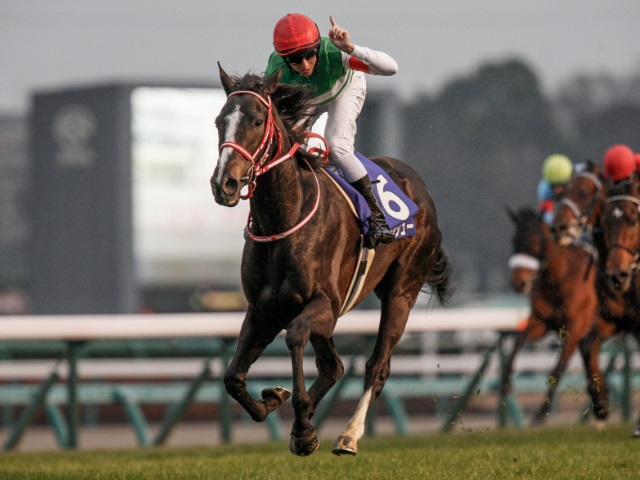
#> input picture 1_BasicImageProcessing/LysGracieux_Arima.jpg, 640 x 480 px
$ jupyter execute --allow-errors BasicImageProcessing.ipynb
#> lines starting #> are read from the running program, lines starting #| are printed output that depends on the picture; after the words box and inside, x2 and y2 are one past the last pixel; in counts of white or black regions, pixels touching at a corner belong together
# 画像処理基礎

## 0. Python+OpenCVのプログラミング環境構築

[cell 1]
import cv2

print("Python + OpenCV environment OK!")

## 1. Numpyを使った行列の四則演算

[cell 2]
import numpy as np

A = np.array([[1, 2], [3, 4]])
B = np.array([[5, 6], [7, 8]])

print(A+B) ## 和
print(A-B) ## 差
print(2*A) ## 積
print(A/2) ## 商
print(A@B) ## 行列積

## 2. 画像の表示，縮小拡大，回転，二値化

### 2-1. 画像の表示

[cell 3]
def read(path):
#> called with path = './LysGracieux_Arima.jpg'
    img = cv2.imread(path)
#> img is the input picture: shape (480, 640, 3); mean B, G, R 100, 108, 114.9
    img = cv2.cvtColor(img, cv2.COLOR_BGR2RGB)

    return img

[cell 4]
def display(img):
    plt.imshow(img)
    plt.show()

[cell 5]
import cv2
import matplotlib.pyplot as plt

img = read("./LysGracieux_Arima.jpg")
display(img)

## 2-2. 画像の縮小拡大

[cell 6]
def scaling(img, rate):
#> called with rate = 0.5
    height = int(img.shape[0]*rate)
#> height = 240
    width = int(img.shape[1]*rate)
#> width = 320
    scaling_img = cv2.resize(img, (width, height))

    return scaling_img

[cell 7]
# reduction

scaling_img = scaling(img, rate=0.5)
display(scaling_img)

[cell 8]
# expansion

scaling_img = scaling(img, rate=2)
display(scaling_img)

## 2-3. 画像の回転

[cell 9]
def rotation(img, angle, scale=1):
#> called with angle = 45, scale = 0.6
    height = img.shape[0]
#> height = 480
    width = img.shape[1]
#> width = 640
    center = (int(width/2), int(height/2))
#> center = (320, 240)
    trans = cv2.getRotationMatrix2D(center, angle , scale)
    rotation_img = cv2.warpAffine(img, trans, (width,height))
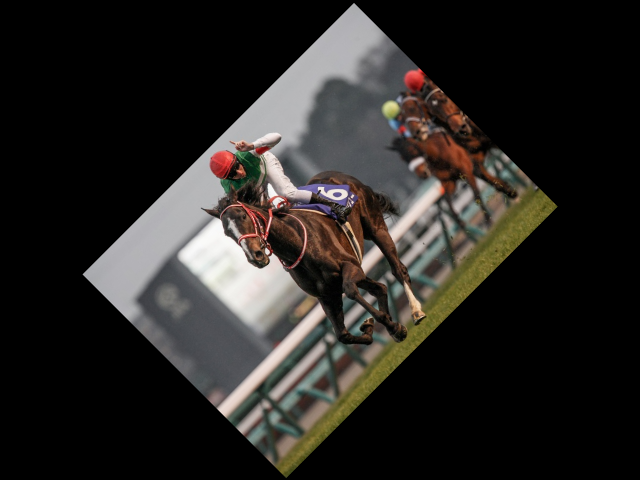
#> rotation_img: shape (480, 640, 3); mean R, G, B 41.4, 38.9, 36

    return rotation_img

[cell 10]
# 45 degree rotation

rotation_img = rotation(img, angle=45, scale=0.6)
display(rotation_img)

[cell 11]
# 90 degree rotation

rotation_img = rotation(img, angle=90, scale=0.75)
#> call 2 of rotation, with angle = 90, scale = 0.75
#> in rotation (call 2), `rotation_img = cv2.warpAffine(img, trans, (width,height))`:
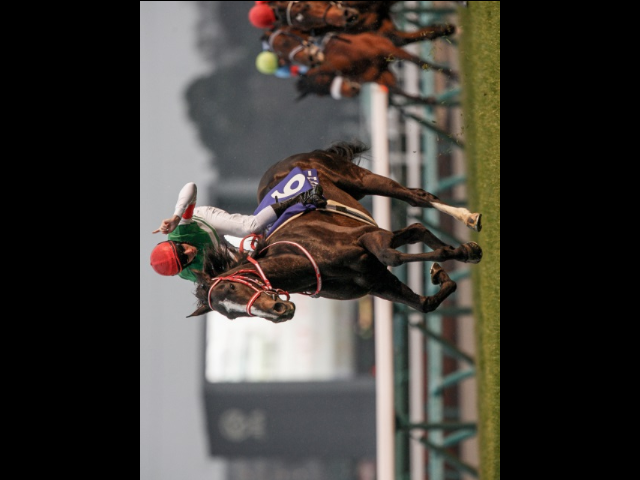
#> rotation_img: shape (480, 640, 3); mean R, G, B 64.5, 60.6, 56.2
display(rotation_img)

### 2-4. 画像の二値化

[cell 12]
img_gray = cv2.cvtColor(img, cv2.COLOR_RGB2GRAY)
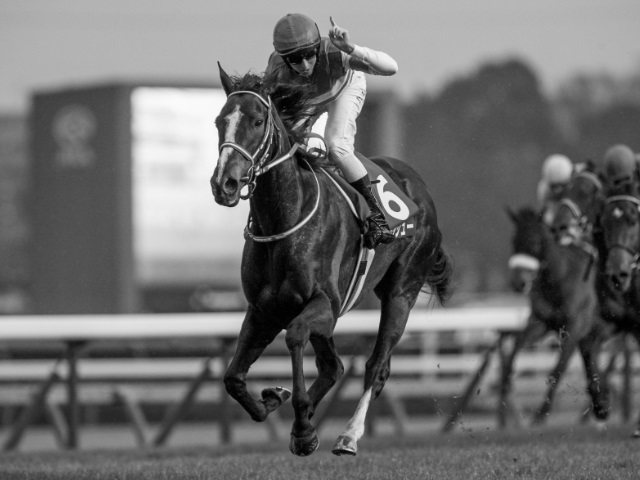
#> img_gray: shape (480, 640); min 0, max 253, mean 109.2
threshold, img_2 = cv2.threshold(img_gray, 0, 255, cv2.THRESH_OTSU)
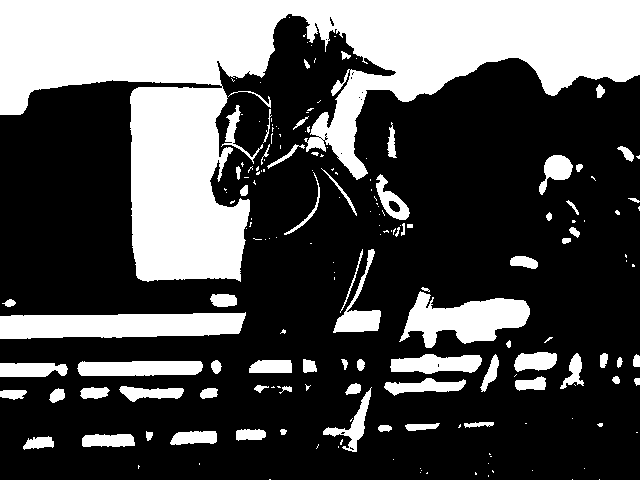
#> img_2: shape (480, 640); 31.7% white; 185 white regions (112 under 20 px), largest, box (x1, y1, x2, y2) and area: (0, 0, 640, 282) 69914, (0, 312, 246, 339) 5469, (399, 291, 530, 348) 4055
#> threshold = 128
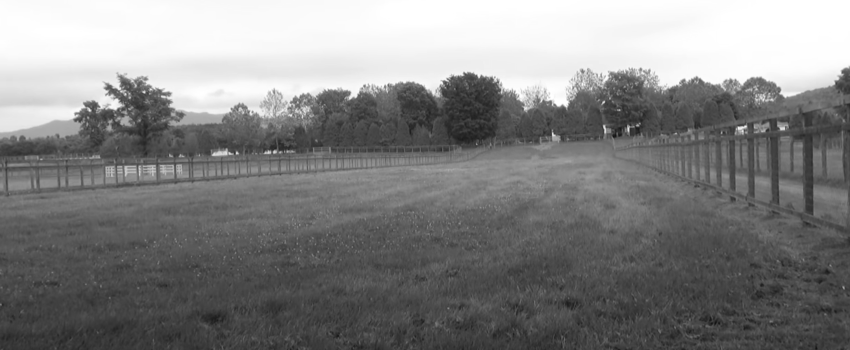
#> input picture 1_BasicImageProcessing/difference_img_data/0.png, 1700 x 700 px (shown at 1/2 size)
plt.imshow(img_2)
plt.gray()
plt.show()

## 3. 差分画像の作成

[cell 13]
import cv2
import numpy as np
import matplotlib.pyplot as plt

plt.figure(figsize=(20,8))

# read image
img_list = []
#> (the rest of this cell did not finish here and is left out)
